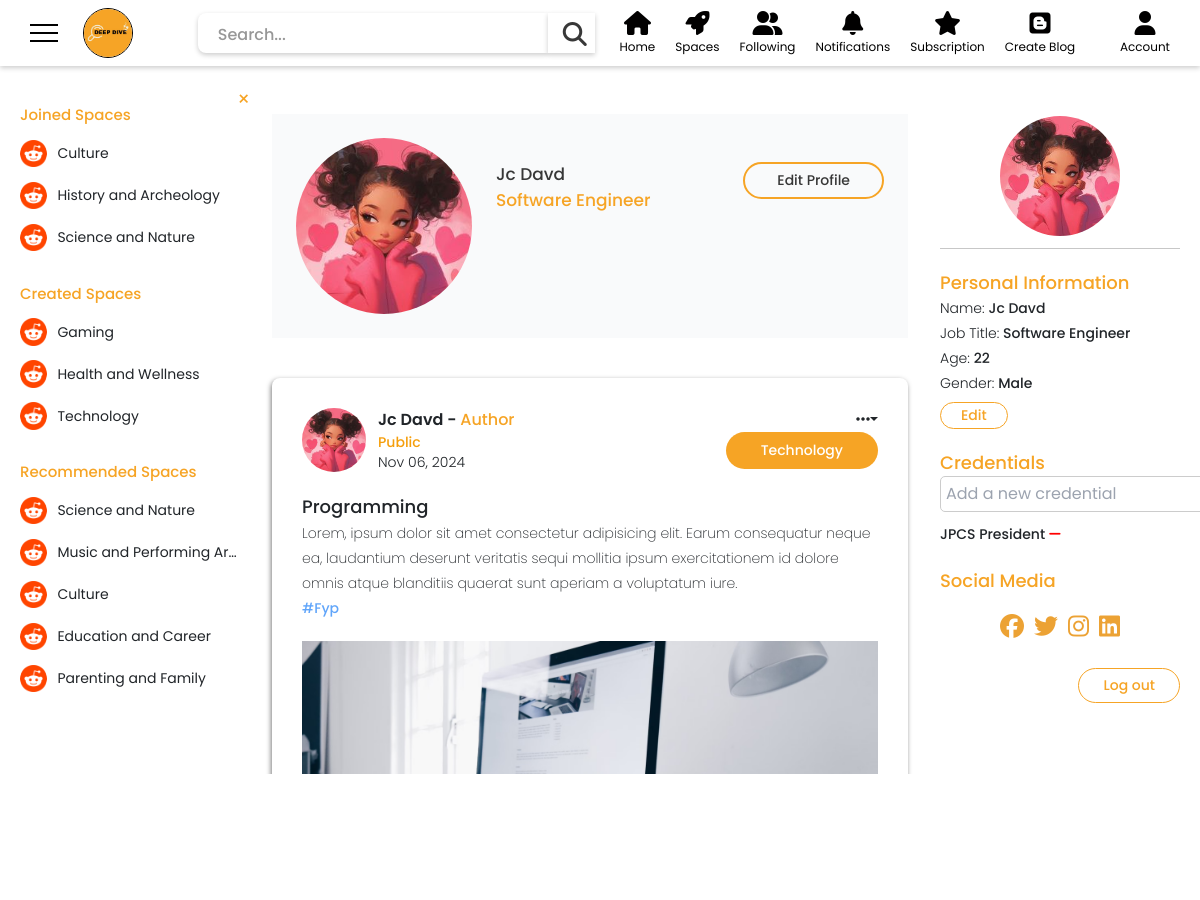
The app's page /components/profileDashboard.php?acc_id=2 (signed in, upper part), older data.
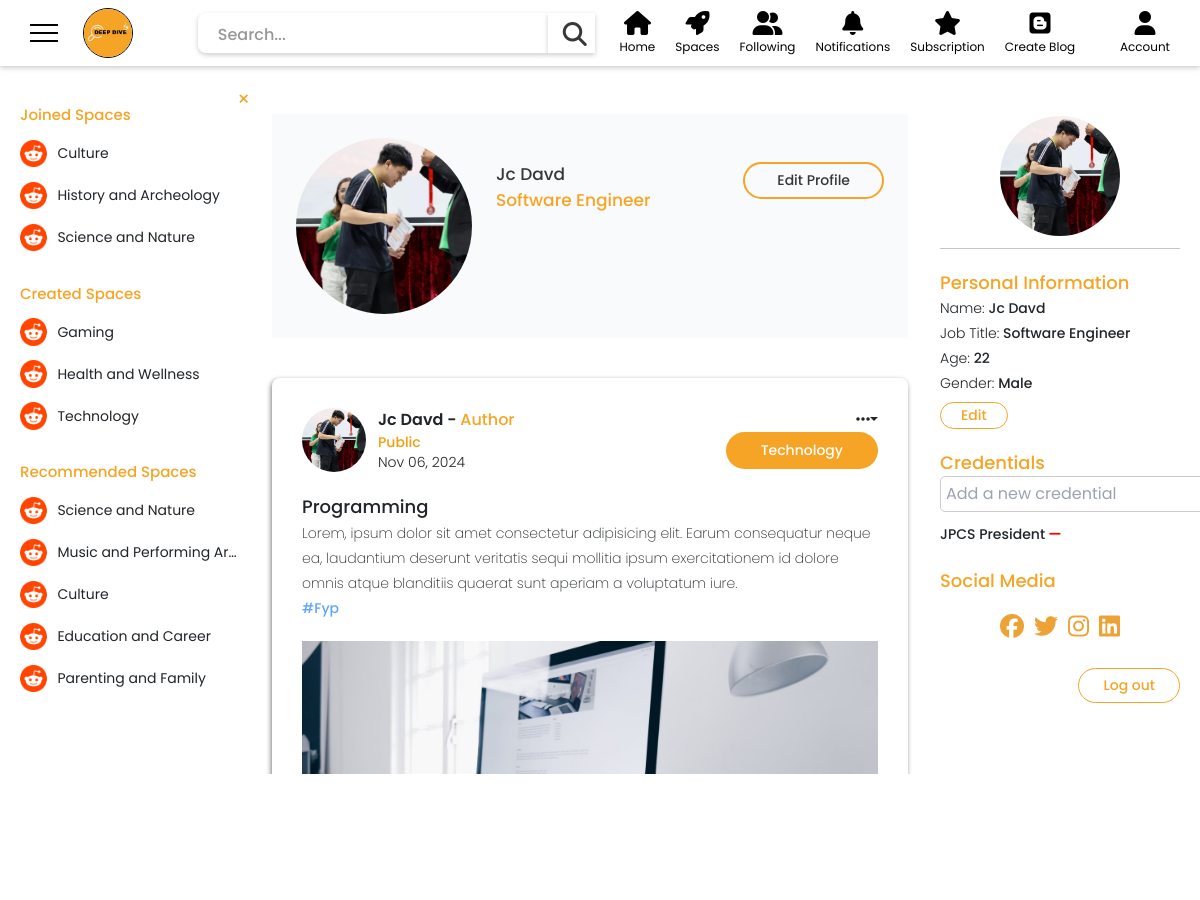
The same page, newer data.
### tables this page shows
CREATE TABLE `tbl_account_details` (
  `acc_id` int(11) NOT NULL,
  `full_name` varchar(255) NOT NULL,
  `birthdate` date NOT NULL,
  `gender` varchar(100) NOT NULL,
  `job` varchar(255) DEFAULT NULL,
  `profile_img` varchar(255) DEFAULT NULL
);

CREATE TABLE `tbl_spaces_post` (
  `posted_id` int(11) NOT NULL,
  `post_title` varchar(255) NOT NULL,
  `posted_date` date NOT NULL,
  `posted_caption` varchar(255) NOT NULL,
  `posted_likes` int(11) DEFAULT 0,
  `posted_share` int(11) DEFAULT 0,
  `posted_img` varchar(255) NOT NULL,
  `posted_privacy` int(11) DEFAULT 1,
  `post_status` int(11) NOT NULL,
  `post_tags` varchar(255) DEFAULT NULL,
  `space_id` int(11) NOT NULL,
  `acc_id` int(11) NOT NULL
);

CREATE TABLE `tbl_spaces` (
  `space_id` int(11) NOT NULL,
  `space_name` varchar(255) NOT NULL,
  `space_img` varchar(255) NOT NULL,
  `acc_id` int(11) NOT NULL
);

### components/header.php (called while the page is built, shortened)
<?php
    if(isset($_SESSION["user_id"])){
        $user_id = $_SESSION["user_id"];
    }
?>

### components/profileDashboard.php (the view, shortened to what the changed rows need)
<!DOCTYPE html>
<html lang="en">
<head>
    <link rel="stylesheet" href="../styles/header.css">
    <link rel="stylesheet" href="../styles/footer.css">
    <link rel="stylesheet" href="../styles/general.css">
    <link rel="stylesheet" href="../styles/Homepage.css">
    <link rel="stylesheet" href="../styles/profile.css">
    <script src="https://cdn.tailwindcss.com"></script>
    <link rel="stylesheet" href="https://unicons.iconscout.com/release/v4.0.0/css/line.css" />
    <link rel="stylesheet" href="https://cdnjs.cloudflare.com/ajax/libs/font-awesome/6.6.0/css/all.min.css" />
    <link href="https://cdn.jsdelivr.net/npm/bootstrap@5.3.0-alpha3/dist/css/bootstrap.min.css" rel="stylesheet">
</head>
<body>
    <?php include 'header.php'; ?>
    <main>
        <div class="center mt-2">
            <?php if(!empty($user_id)){
            include 'spaces.php';
            }else{
                echo '<div class="space"></div>';
                echo "<script>window.location.href = './signup.php';</script>";
            } ?>
            <?php
                $acc_id = '';
                if($_GET["acc_id"]){
                    $acc_id = $_GET["acc_id"];
                }else{
                    echo "<script>window.location.href = './homepage.php?acc_id=$user_id';</script>";
                }
            ?>
            <div style="display: flex; align-items: center; justify-content: center;">
                <div class="container">
                    <div class="profile-header flex justify-between items-start mb-10 bg-gray-50 p-6">
                        <?php
                            $queryData = "SELECT full_name, birthdate, job, profile_img FROM tbl_account_details WHERE acc_id = ?";
                            $stmtData = $conn->prepare($queryData);
                            $stmtData->bind_param("i", $acc_id);
                            $stmtData->execute();
                            $resultData = $stmtData->get_result();
                            $userData = $resultData->fetch_assoc();
                        ?>
                        <div class="flex gap-4">
                            <div class="img-con h-44 w-44">
                                <?php if (empty($userData["profile_img"])): ?>
                                    <i class="fa-regular fa-circle-user"
                                    style="font-size: 80px;" ></i>
                                <?php else: ?>
                                    <img src="<?php echo $userData["profile_img"] ?>" alt="Profile Image" class="h-full w-full rounded-full">
                                <?php endif; ?>
                            </div>
                            <div class="name mt-4">
                                <div class="full-name">
                                    <?php echo $userData["full_name"] ?>
                                </div>
                                <div class="job">
                                    <?php echo $userData["job"] ?>
                                </div>
                            </div>
                        </div>
                        <?php
                            $isFollowing = 0;
                        ?>
                    </div>
                    <?php
                        $condition = '';
                        if($acc_id == $user_id){
                            $condition = 'tp.post_status = 1 AND tp.acc_id = ?';
                        }else if($isFollowing > 0){
                            $condition = 'tp.posted_privacy IN (1, 2) AND tp.post_status = 1 and tp.acc_id = ?';
                        }else{
                            $condition = 'tp.posted_privacy = 1 AND tp.post_status = 1 and tp.acc_id = ?';
                        }
                        $query = "SELECT tp.*, td.full_name, td.profile_img, td.job, tr.role_name, ts.space_id, ts.space_name, COUNT(tc.posted_id) AS total_comments FROM tbl_spaces_post tp
                        JOIN tbl_account ta ON tp.acc_id = ta.acc_id
                        JOIN tbl_account_details td ON tp.acc_id = td.acc_id
                        JOIN tbl_role tr ON ta.role_id = tr.role_id
                        JOIN tbl_spaces ts ON tp.space_id = ts.space_id
                        LEFT JOIN tbl_comments tc ON tp.posted_id = tc.posted_id
                        WHERE $condition
                        GROUP BY tp.posted_id
                        ORDER BY tp.posted_date DESC";
                        $stmt = $conn->prepare($query);
                        $stmt->bind_param("i", $acc_id);
                        $stmt->execute();
                        $result = $stmt->get_result();
                    if($result->num_rows > 0){
                        while($row = $result->fetch_assoc()){
                            $dateFormated = date('M d, Y', strtotime($row["posted_date"]));
                    ?>
                    <div class="content">
                        <div class="post-details">
                            <div class="left">
                                <?php if (empty($row["profile_img"])): ?>
                                    <i class="fa-regular fa-circle-user"></i>
                                <?php else: ?>
                                    <div class="h-16 w-16">
                                        <img src="<?php echo htmlspecialchars($row["profile_img"]); ?>" alt="Profile Image"
                                        class="h-full rounded-full w-full">
                                    </div>
                                <?php endif; ?>
                                <div class="user-details">
                                    <div class="name"><?php echo $row["full_name"] ?> - <span>Author</span></div>
                                    <?php
                                        if($row["posted_privacy"] == 1){
                                            echo '<div class="privacy font-medium text-sm text-amber-500">Public</div>';
                                        }else if($row["posted_privacy"] == 2){
                                            echo '<div class="privacy font-medium text-sm text-amber-500">Private</div>';
                                        }else{
                                            echo '<div class="privacy font-medium text-sm text-amber-500">Only me</div>';
                                        }
                                    ?>
                                    <div class="date"><?php echo $dateFormated ?></div>
                                </div>
                            </div>
                            <div>
                                <?php
                                    if($row["acc_id"] == $user_id){
                                ?>
                                <div style="text-align: end;" class="dot-div">
                                    <i class="fa-solid fa-ellipsis dropdown-toggle"
                                    style="cursor: pointer;"></i>
                                </div>
                                <?php } ?>
                                <a href="./spacesPost.php?space_id=<?php echo $row["space_id"] ?>">
                                    <div class="right">
                                        <div>
                                            <?php echo $row["space_name"] ?>
                                        </div>
                                    </div>
                                </a>
                            </div>
                        </div>
                        <div class="post-description">
                            <div class="font-medium text-lg"><?php echo $row["post_title"] ?></div>
                            <?php echo $row["posted_caption"] ?>
                            <div class="font-medium text-blue-400"><?php echo $row["post_tags"] ?></div>
                        </div>
                        <div class="img-con">
                            <img src="<?php echo $row["posted_img"] ?>" alt="">
                        </div>
                    </div>
                    <?php }}else{
                        echo "<div class='no-post'>No post available</div>";
                    } ?>
                </div>
            </div>
            <?php
                if(!empty($acc_id)){
            ?>
                    <?php
                        $query = "SELECT full_name, job, birthdate, gender, profile_img FROM tbl_account_details WHERE acc_id = ?";
                        $stmt = $conn->prepare($query);
                        $stmt->bind_param('i', $acc_id);
                        $stmt->execute();
                        $result = $stmt->get_result();
                        $user_data = $result->fetch_assoc();
                        $age = null;
                        if ($user_data && $user_data['birthdate']) {
                            $birthDate = new DateTime($user_data['birthdate']);
                            $today = new DateTime();
                            $age = $today->diff($birthDate)->y;
                        }
                    ?>
                    <div class="profile-con">
                        <div class="profile-center">
                            <div class="img-con">
                                <img src="<?php echo $user_data['profile_img'] ? $user_data['profile_img'] : '../imgs/no-profile.png'; ?>" alt="Profile Picture">
                            </div>
                        </div>
                        <div class="p-info">
                            <div class="title">Personal Information</div>
                            <div class="details">
                                <div>Name: <span class="full_name"><?php echo htmlspecialchars($user_data['full_name']); ?></span></div>
                                <div>Job Title: <span class="job"><?php echo htmlspecialchars($user_data['job'] ?: 'N/A'); ?></span></div>
                                <div>Age: <span class="age"><?php echo $age ? $age : 'N/A'; ?></span></div>
                                <div>Gender: <span class="gender"><?php echo htmlspecialchars($user_data['gender']); ?></span></div>
                            </div>
                            <?php
                                if(!empty($user_id) && $user_id == $acc_id){
                            ?>
                                <a href="./account.php">
                                    <div class="edit">
                                        <button id="edit-profile">Edit</button>
                                    </div>
                                </a>
                            <?php } ?>
                        </div>
                        <div class="credentials">
                            <div class="title">Credentials</div>
                            <form id="add-credential-form">
                                <?php
                                    if(!empty($user_id) && $user_id == $acc_id){
                                ?>
                                <input type="text" id="new-credential" placeholder="Add a new credential" required>
                                <?php } ?>
                            </form>
                            <ul id="credential-list">
                                <?php
                                    $query = "SELECT credential_title FROM tbl_credentials WHERE acc_id = ?";
                                    $stmt = $conn->prepare($query);
                                    $stmt->bind_param('i', $user_id);
                                    $stmt->execute();
                                    $result = $stmt->get_result();
                                    if($result->num_rows > 0){
                                        while($row = $result->fetch_assoc()){
                                            if($user_id == $acc_id){
                                                echo "<li>" . htmlspecialchars($row['credential_title']) .
                                                " <i class='fa-solid fa-minus delete-credential' style='color: red;' data-title='" . htmlspecialchars($row['credential_title']) . "'></i></li>";
                                            }else{
                                                echo "<li>" . htmlspecialchars($row['credential_title']) . "</li>";
                                            }
                                        }
                                    }else{
                                        echo "<li>No credentials added yet</li>";
                                    }
                                ?>
                            </ul>
                        </div>
                        <div class="soc-media">
                            <div class="title">Social Media</div>
                            <div class="icons">
                                <i class="fab fa-facebook"></i>
                                <i class="fab fa-twitter"></i>
                                <i class="fab fa-instagram"></i>
                                <i class="fab fa-linkedin"></i>
                            </div>
                        </div>
                        <div class="out-div">
                            <?php
                                if(!empty($user_id) && $user_id == $acc_id){
                            ?>
                            <a href="../backend/account/logout.php"><button>Log out</button></a>
                            <?php } ?>
                        </div>
                    </div>
            <?php } ?>
        </div>
    </main>
</body>
</html>

Row changes from the older to the newer data that the page shows:
changed tbl_account_details "Jc Davd": profile_img: a different picture
changed through a linked row, tbl_spaces_post "Programming": tbl_account_details.profile_img: a different picture
